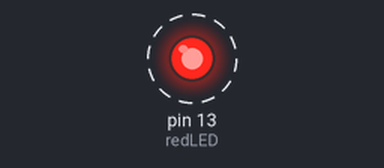
Simulated run of this sketch. Board: Arduino Uno, built with avr-gcc and run on an emulated ATmega328P. On the bench: output pins drawn as LEDs (lit = HIGH). Dashed ring = blinking.

Above: at 0.5 s.
Timing chart, 0 to 4.6 s (numbered marks = the images above):
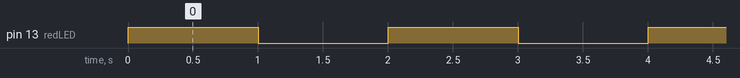

The sketch:

03_02_BlinkingLED2.ino
```cpp
/*  Coding Array STARTER Kit for Arduino
 *
 *  예제 03_BlinkingLED2
 *
 *  이 스케치는 변수를 이용하여 핀번호를 나타내본다.
 *
 *  void 이전 프로그램 상단에 변수가 선언되면
 *  프로그램의 모든 부분에서 해당 변수를 사용할 수 있다.
 *  이런 변수를 전역변수라 한다.
 *
 *  made by Arduinostory
 *  we@arduinostory.com

 */

int redLED = 13;    // 13번에 빨간 LED 연결

void setup() {
  pinMode(redLED,OUTPUT);   // 13번을 출력핀(OUTPUT)으로 설정
}

void loop() {
  // 빨간 LED 켜짐
  digitalWrite(redLED, HIGH);  // 13번 핀에 디지털 신호 1 (HIGH) 을 준다. 빨간 LED 켜짐
  delay(1000);                 // 1000밀리초 (=1초) 동안 기다린다.

  // 빨간 LED는 꺼짐
  digitalWrite(redLED, LOW);   // 13번 핀에 디지털 신호  0 (LOW) 을 준다. 빨간 LED 꺼짐
  delay(1000);                 // 1000밀리초 (=1초) 동안 기다린다.
}
```

Measured:
- by itself, pin 13 (redLED): alternates HIGH for 1.0 s and LOW for 1.0 s
